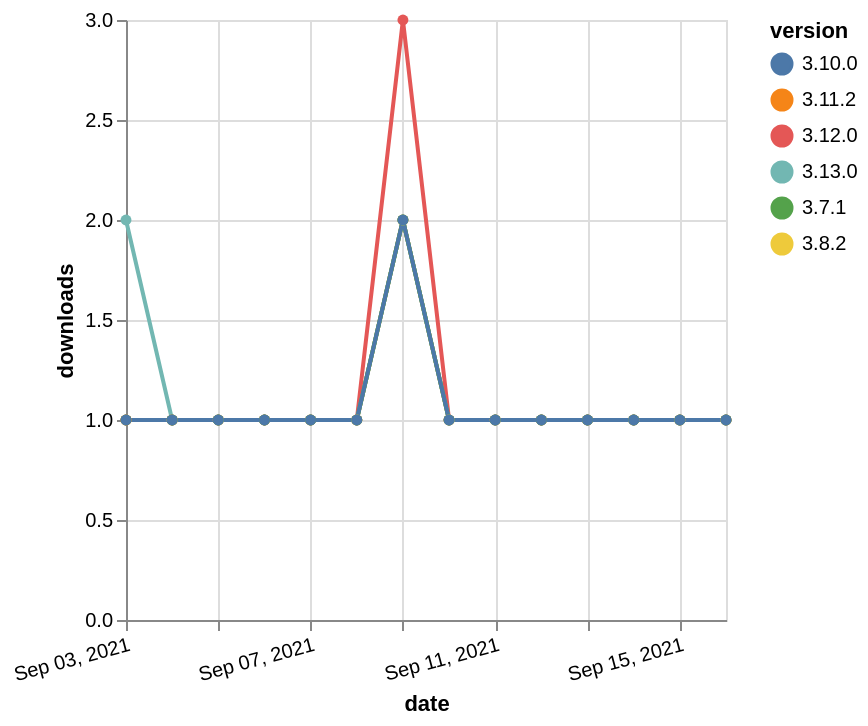

Specify this chart in Vega-Lite:
### Vega-Lite specification from a JSON file in a GitHub repository (floating-point values rounded to 4 significant figures)
{"$schema": "https://vega.github.io/schema/vega-lite/v5.json", "description": "A simple bar chart with embedded data.", "data": {"values": [{"date": "2021-09-03", "total": 143, "delta": 1, "version": "3.11.2"}, {"date": "2021-09-04", "total": 144, "delta": 1, "version": "3.11.2"}, {"date": "2021-09-05", "total": 145, "delta": 1, "version": "3.11.2"}, {"date": "2021-09-06", "total": 146, "delta": 1, "version": "3.11.2"}, {"date": "2021-09-07", "total": 147, "delta": 1, "version": "3.11.2"}, {"date": "2021-09-08", "total": 148, "delta": 1, "version": "3.11.2"}, {"date": "2021-09-09", "total": 150, "delta": 2, "version": "3.11.2"}, {"date": "2021-09-10", "total": 151, "delta": 1, "version": "3.11.2"}, {"date": "2021-09-11", "total": 152, "delta": 1, "version": "3.11.2"}, {"date": "2021-09-12", "total": 153, "delta": 1, "version": "3.11.2"}, {"date": "2021-09-13", "total": 154, "delta": 1, "version": "3.11.2"}, {"date": "2021-09-14", "total": 155, "delta": 1, "version": "3.11.2"}, {"date": "2021-09-15", "total": 156, "delta": 1, "version": "3.11.2"}, {"date": "2021-09-16", "total": 157, "delta": 1, "version": "3.11.2"}, {"date": "2021-09-03", "total": 172, "delta": 1, "version": "3.8.2"}, {"date": "2021-09-04", "total": 173, "delta": 1, "version": "3.8.2"}, {"date": "2021-09-05", "total": 174, "delta": 1, "version": "3.8.2"}, {"date": "2021-09-06", "total": 175, "delta": 1, "version": "3.8.2"}, {"date": "2021-09-07", "total": 176, "delta": 1, "version": "3.8.2"}, {"date": "2021-09-08", "total": 177, "delta": 1, "version": "3.8.2"}, {"date": "2021-09-09", "total": 179, "delta": 2, "version": "3.8.2"}, {"date": "2021-09-10", "total": 180, "delta": 1, "version": "3.8.2"}, {"date": "2021-09-11", "total": 181, "delta": 1, "version": "3.8.2"}, {"date": "2021-09-12", "total": 182, "delta": 1, "version": "3.8.2"}, {"date": "2021-09-13", "total": 183, "delta": 1, "version": "3.8.2"}, {"date": "2021-09-14", "total": 184, "delta": 1, "version": "3.8.2"}, {"date": "2021-09-15", "total": 185, "delta": 1, "version": "3.8.2"}, {"date": "2021-09-16", "total": 186, "delta": 1, "version": "3.8.2"}, {"date": "2021-09-03", "total": 162, "delta": 1, "version": "3.12.0"}, {"date": "2021-09-04", "total": 163, "delta": 1, "version": "3.12.0"}, {"date": "2021-09-05", "total": 164, "delta": 1, "version": "3.12.0"}, {"date": "2021-09-06", "total": 165, "delta": 1, "version": "3.12.0"}, {"date": "2021-09-07", "total": 166, "delta": 1, "version": "3.12.0"}, {"date": "2021-09-08", "total": 167, "delta": 1, "version": "3.12.0"}, {"date": "2021-09-09", "total": 170, "delta": 3, "version": "3.12.0"}, {"date": "2021-09-10", "total": 171, "delta": 1, "version": "3.12.0"}, {"date": "2021-09-11", "total": 172, "delta": 1, "version": "3.12.0"}, {"date": "2021-09-12", "total": 173, "delta": 1, "version": "3.12.0"}, {"date": "2021-09-13", "total": 174, "delta": 1, "version": "3.12.0"}, {"date": "2021-09-14", "total": 175, "delta": 1, "version": "3.12.0"}, {"date": "2021-09-15", "total": 176, "delta": 1, "version": "3.12.0"}, {"date": "2021-09-16", "total": 177, "delta": 1, "version": "3.12.0"}, {"date": "2021-09-03", "total": 117, "delta": 2, "version": "3.13.0"}, {"date": "2021-09-04", "total": 118, "delta": 1, "version": "3.13.0"}, {"date": "2021-09-05", "total": 119, "delta": 1, "version": "3.13.0"}, {"date": "2021-09-06", "total": 120, "delta": 1, "version": "3.13.0"}, {"date": "2021-09-07", "total": 121, "delta": 1, "version": "3.13.0"}, {"date": "2021-09-08", "total": 122, "delta": 1, "version": "3.13.0"}, {"date": "2021-09-09", "total": 124, "delta": 2, "version": "3.13.0"}, {"date": "2021-09-10", "total": 125, "delta": 1, "version": "3.13.0"}, {"date": "2021-09-11", "total": 126, "delta": 1, "version": "3.13.0"}, {"date": "2021-09-12", "total": 127, "delta": 1, "version": "3.13.0"}, {"date": "2021-09-13", "total": 128, "delta": 1, "version": "3.13.0"}, {"date": "2021-09-14", "total": 129, "delta": 1, "version": "3.13.0"}, {"date": "2021-09-15", "total": 130, "delta": 1, "version": "3.13.0"}, {"date": "2021-09-16", "total": 131, "delta": 1, "version": "3.13.0"}, {"date": "2021-09-03", "total": 215, "delta": 1, "version": "3.7.1"}, {"date": "2021-09-04", "total": 216, "delta": 1, "version": "3.7.1"}, {"date": "2021-09-05", "total": 217, "delta": 1, "version": "3.7.1"}, {"date": "2021-09-06", "total": 218, "delta": 1, "version": "3.7.1"}, {"date": "2021-09-07", "total": 219, "delta": 1, "version": "3.7.1"}, {"date": "2021-09-08", "total": 220, "delta": 1, "version": "3.7.1"}, {"date": "2021-09-09", "total": 222, "delta": 2, "version": "3.7.1"}, {"date": "2021-09-10", "total": 223, "delta": 1, "version": "3.7.1"}, {"date": "2021-09-11", "total": 224, "delta": 1, "version": "3.7.1"}, {"date": "2021-09-12", "total": 225, "delta": 1, "version": "3.7.1"}, {"date": "2021-09-13", "total": 226, "delta": 1, "version": "3.7.1"}, {"date": "2021-09-14", "total": 227, "delta": 1, "version": "3.7.1"}, {"date": "2021-09-15", "total": 228, "delta": 1, "version": "3.7.1"}, {"date": "2021-09-16", "total": 229, "delta": 1, "version": "3.7.1"}, {"date": "2021-09-03", "total": 162, "delta": 1, "version": "3.10.0"}, {"date": "2021-09-04", "total": 163, "delta": 1, "version": "3.10.0"}, {"date": "2021-09-05", "total": 164, "delta": 1, "version": "3.10.0"}, {"date": "2021-09-06", "total": 165, "delta": 1, "version": "3.10.0"}, {"date": "2021-09-07", "total": 166, "delta": 1, "version": "3.10.0"}, {"date": "2021-09-08", "total": 167, "delta": 1, "version": "3.10.0"}, {"date": "2021-09-09", "total": 169, "delta": 2, "version": "3.10.0"}, {"date": "2021-09-10", "total": 170, "delta": 1, "version": "3.10.0"}, {"date": "2021-09-11", "total": 171, "delta": 1, "version": "3.10.0"}, {"date": "2021-09-12", "total": 172, "delta": 1, "version": "3.10.0"}, {"date": "2021-09-13", "total": 173, "delta": 1, "version": "3.10.0"}, {"date": "2021-09-14", "total": 174, "delta": 1, "version": "3.10.0"}, {"date": "2021-09-15", "total": 175, "delta": 1, "version": "3.10.0"}, {"date": "2021-09-16", "total": 176, "delta": 1, "version": "3.10.0"}]}, "width": "container", "mark": {"type": "line", "point": {"filled": true}}, "encoding": {"x": {"field": "date", "type": "temporal", "timeUnit": "yearmonthdate", "title": "date", "axis": {"labelAngle": -15}}, "y": {"field": "delta", "type": "quantitative", "title": "downloads"}, "color": {"field": "version", "type": "nominal"}, "tooltip": {"field": "delta"}}}
